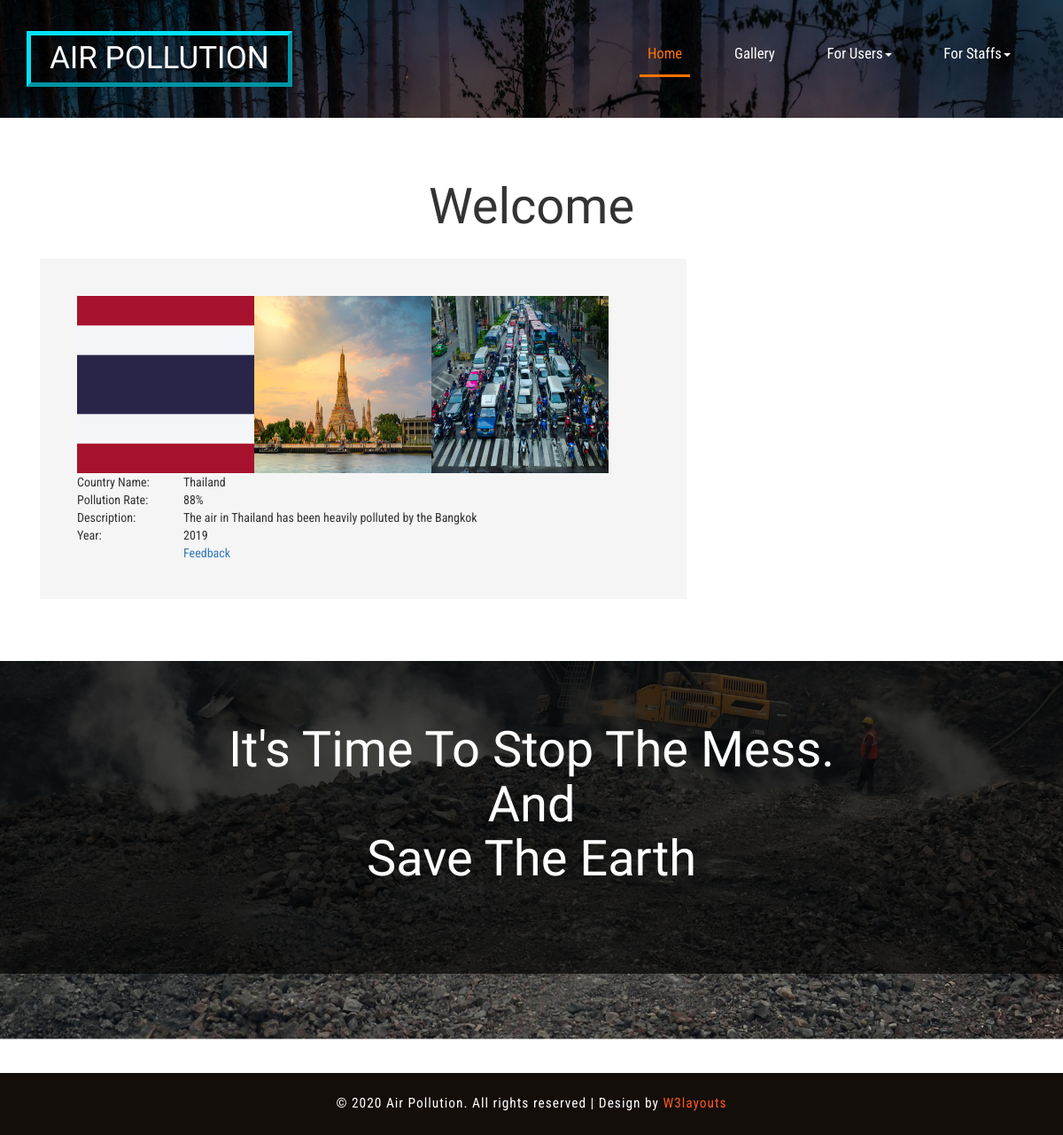
The app's page /countrydetail.php?CID=2 (signed in) with its own data.
### tables this page shows
CREATE TABLE `countries` (
  `Country_ID` int(11) NOT NULL,
  `Country_Name` varchar(30) DEFAULT NULL,
  `Pollution_Rate` int(11) DEFAULT NULL,
  `Year` int(11) DEFAULT NULL,
  `Description` varchar(255) DEFAULT NULL,
  `Image_1` varchar(255) DEFAULT NULL,
  `Image_2` varchar(255) DEFAULT NULL,
  `Image_3` varchar(255) DEFAULT NULL,
  `Staff_ID` int(11) DEFAULT NULL
);

### countrydetail.php (the view, shortened to what this page needs)
<?php
include('connect.php');
include('header.php');
	if(isset($_REQUEST['CID']))
	{
		$CountryID=$_REQUEST['CID'];
		$Country="SELECT * FROM Countries WHERE Country_ID='$CountryID'";
		$result=mysqli_query($connect,$Country);
		$arr=mysqli_fetch_array($result);
	}
 ?>
 <html>
 <head>
 </head>
 <body>
 	<form action="" method="POST">
 	<table>
 		<tr>
 			<td><img src="<?php echo $arr['Image_1']; ?>" width="200" height="200"></td>
 			<td><img src="<?php echo $arr['Image_2']; ?>" width="200" height="200"></td>
 			<td><img src="<?php echo $arr['Image_3']; ?>" width="200" height="200"></td>
 		</tr>
 				<table>
 					<tr>
 						<td width="120pt">Country Name:</td>
 						<td><?php echo $arr['Country_Name']; ?></td>
 					</tr>
					<tr>
 						<td width="120pt">Pollution Rate:</td>
 						<td><?php echo $arr['Pollution_Rate']; ?>%</td>
					</tr>
					<tr>
 						<td width="120pt">Description:</td>
 						<td><?php echo $arr['Description']; ?></td>
					</tr>
					<tr>
 						<td width="120pt">Year:  </td>
 						<td><?php echo $arr['Year']; ?></td>
					</tr>
					<tr>
						<td></td>
						<td><a href="Feedback.php">Feedback</a></td>
					</tr>
 				</table>
 	</table>
 	</form>
 </body>
 </html>
 <?php
include('footer.php');
 ?>

### header.php (shortened to what this page needs)
<!DOCTYPE html>
<html lang="en">
<head>
<link href="css/bootstrap.css" type="text/css" rel="stylesheet" media="all">
<link href="css/style.css" type="text/css" rel="stylesheet" media="all">
<link href="css/font-awesome.css" rel="stylesheet">
<link href="css/wickedpicker.css" rel="stylesheet" type='text/css' media="all" />
<link rel="stylesheet" href="css/jquery-ui.css" />
</head>
	<div class="jarallax about-w3banner">
		<div class="w3header">
			<div class="container">
				<nav class="navbar navbar-default">
					<div class="navbar-header">
						<h1><a  href="Home.php"> Air Pollution </a></h1>
					</div>
					<div class="collapse navbar-collapse" id="bs-example-navbar-collapse-1">
						<ul class="nav navbar-nav navbar-right">
							<li><a href="Home.php" class="active">Home</a></li>
							<li><a href="gallery.php">Gallery</a></li>
							<li><a href="#" class="dropdown-toggle" data-toggle="dropdown" role="button" aria-haspopup="true" aria-expanded="false">For Users<span class="caret"></span></a>
							</li>
							<li><a href="#" class="dropdown-toggle" data-toggle="dropdown" role="button" aria-haspopup="true" aria-expanded="false">For Staffs<span class="caret"></span></a>
							</li>
						</ul>
						<div class="clearfix"> </div>
					</div>
				</nav>
			</div>
		</div>
	</div>
	<div class="contact">
		<div class="container">
			<h2 class="agileits-title">Welcome</h2>
			<div class="col-md-8 w3_agile_mail_left">
				<div class="agileits_mail_grid_right1 agile_mail_grid_right1">

### footer.php (shortened to what this page needs)
</div>
			</div>
			</div>
		</div>
	<div class="reservation-info jarallax">
		<div class="reservation">
			<div class="container">
				<h2 class="agileits-title w3title2">It's Time To Stop The Mess.<br> And<br> Save The Earth</h2>
 		</div>
	</div>
	<div class="footer">
	</div>
	<div class="footer-copy">
		<div class="container">
			<p>© 2020 Air Pollution. All rights reserved | Design by <a href="http://w3layouts.com">W3layouts</a></p>
		</div>
	</div>
</body>
</html>

### css/style.css (style rules this page uses)
body { margin:0; font-family: 'Roboto Condensed', sans-serif; background: #fff; }
body a { transition: 0.5s all; -webkit-transition: 0.5s all; -moz-transition: 0.5s all; -o-transition: 0.5s all; -ms-transition: 0.5s all; text-decoration:none; }
h1,h2,h3,h4,h5,h6 { margin:0; font-family: 'Text Me One', sans-serif; }
p { margin:0; }
ul,label { margin:0; padding:0; }
.w3header { z-index: 99; padding: 2em 0; }
.navbar-header h1 { font-size: 2.5em; display: inline-block; }
.navbar-header h1 a { color: #fff; text-decoration: none; border: 5px outset #00e1f7; padding: .2em 0.6em; display: inline-block; text-transform: uppercase; }
.navbar-default { background: none; border: none; margin: 0; }
.navbar-nav > li { margin: 0 1.5em; }
.navbar-default .navbar-nav > li > a { color: #fff; font-size: 1.2em; padding: .9em 0.5em; position: relative; }
.navbar-default .navbar-nav > li > a:hover, .navbar-default .navbar-nav > li > a:focus,.navbar-default .navbar-nav li a.active { color: #ff7200; }
.navbar-default .navbar-nav > li > a:before { content: ''; position: absolute; bottom: -2px; background: #ff7200; height: 3px; width: 0; left: 0; -webkit-transition:.5s all; -moz-transition:.5s all; -o-transition:.5s all; -ms-transition:.5s all; transition:.5s all; }
.navbar-default .navbar-nav li a:hover:before,.navbar-default .navbar-nav li a.active:before { width: 100%; }
.services,.about,.reservation,.team,.testimonial,.portfolio,.contact,.codes { padding:5em 0; }
h3.agileits-title ,h2.agileits-title { font-size: 4em; margin-bottom: 0.5em; color: #333; text-align: center; }
p { color: #999; line-height: 1.8em; font-size: 1.1em; }
h3.agileits-title.w3title2,h2.agileits-title.w3title2 { color: #fff; }
.reservation-info { background: url(../images/bg1.jpg)no-repeat 0px 0px; background-size:cover; }
.reservation { background:rgba(0, 0, 0, 0.68); }
.footer { padding:4em 0; }
.footer-copy { padding: 1.5em 0; background: #140e0a; }
.footer-copy p { text-align: center; color: #fff; letter-spacing: 1px; }
.footer-copy p a { color:#FF5722; }
.jarallax { position: relative; background-size: cover; background-repeat: no-repeat; background-position: 50% 50%; }
.about-w3banner { background: url(../video/spa.jpg)no-repeat 0px 0px; background-size: cover; }
.about-w3banner .w3header { padding: 2.5em 0; background: rgba(0, 0, 0, 0.55); }
.agileits_mail_grid_right1 { padding:3em; background:#f5f5f5; }

### records on screen
countries: Image_1 (picture), Image_2 (picture), Image_3 (picture), Country_Name "Thailand", Pollution_Rate "88", Description "The air in Thailand has been heavily polluted by the Bangkok", Year "2019"
